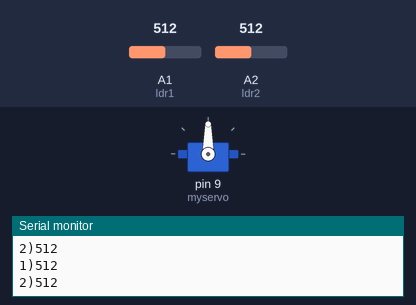
The sketch below on a simulated Arduino Uno, built with avr-gcc and run on an emulated ATmega328P. Shown: servo, the last lines printed to the serial monitor. Inputs (shaded band) come from the test bench; at power-on: A1 (ldr1) = 512, A2 (ldr2) = 512.

Above: at 2.2 s.
2.3 s: A1 (ldr1) set to 546
At 4.4 s:
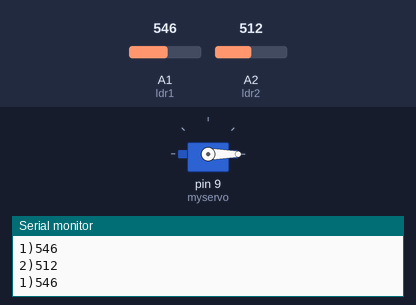
5.3 s: A2 (ldr2) set to 549
6.8 s: A2 (ldr2) set to 576
At 9.3 s:
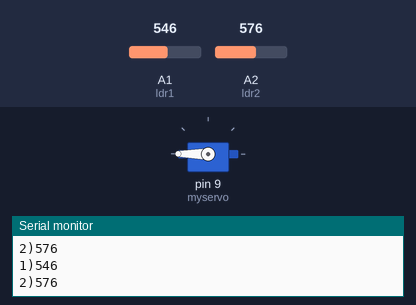
9.8 s: A2 (ldr2) set to 544
11.3 s: A2 (ldr2) set to 516
At 11.45 s:
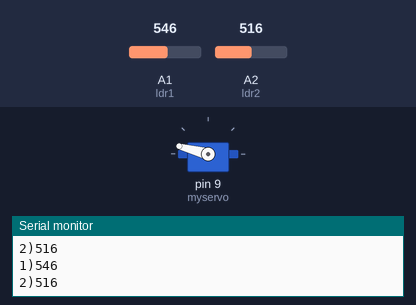
14.3 s: A2 (ldr2) set to 716
At 14.49 s:
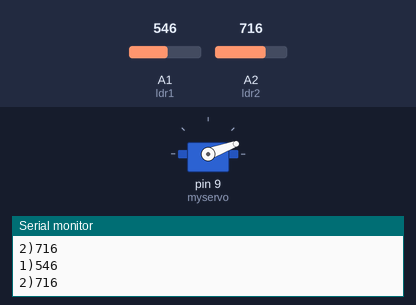
Timing chart, 0 to 17.6 s (numbered marks = the images above; inputs shaded):
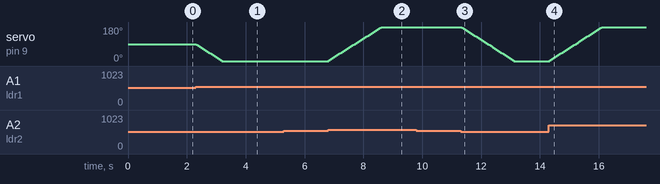

Measured:
- the behaviour switches between 532 and 533 on A1 (ldr1) (found by bisection; images 0 and 1)
- the behaviour switches between 566 and 567 on A2 (ldr2) (found by bisection; images 1 and 2)
- the behaviour switches between 526 and 525 on A2 (ldr2) (found by bisection; images 2 and 3)
- after the input at 2.3 s, servo on pin 9 (myservo): moves from 90° to 0° over 0.86 s, starting at once
- after the input at 6.8 s, servo on pin 9 (myservo): moves from 0° to 180° over 1.8 s, starting at once
- after the input at 11.3 s, servo on pin 9 (myservo): moves from 180° to 0° over 1.8 s, starting at once
- after the input at 14.3 s, servo on pin 9 (myservo): moves from 0° to 180° over 1.8 s, starting at once

The sketch:

sensor.ino
```cpp
#include <Servo.h> //includes the servo library

Servo myservo;

#define ldr1 A1 // set ldr 1 Analog input pin of East ldr as an integer
#define ldr2 A2 // set ldr 2 Analog input pin of West ldr as an integer

int pos =90;// initial position of the Horizontal movement controlling servo motor
int tolerance = 20; // allowable tolerance setting - so solar servo motor isn't constantly in motion

void setup(){
myservo.attach(9); // attaches the servo on digital pin 2 to the horizontal movement servo motor
pinMode(ldr1, INPUT); //set East ldr pin as an input
pinMode(ldr2, INPUT); //set West ldr pin as an input
myservo.write(pos); // write the starting position of the horizontal movement servo motor
    Serial.begin(9600);
delay(1000); // 1 second delay to allow the solar panel to move to its staring position before comencing solar tracking
}

void loop(){
int val1 = analogRead(ldr1); // read the value of ldr 1
int val2 = analogRead(ldr2); // read the value of ldr 2
Serial.print("1)");
Serial.println(val1);
Serial.print("2)");
Serial.println(val2);
if((abs(val1 - val2) <= tolerance) || (abs(val2 - val1) <= tolerance)) {
//no servo motor horizontal movement will take place if the ldr value is within the allowable tolerance
}else {
if(val1 > val2) // if ldr1 senses more light than ldr2
{
pos = pos-5; // decrement the 90 degree poistion of the horizontal servo motor - this will move the panel position Eastward
}
if(val1 < val2) // if ldr2 senses more light than ldr1
{
pos = pos+5; // increment the 90 degree position of the horizontal motor - this will move the panel position Westward
 }
}

if(pos > 180) {pos = 180;} // reset the horizontal postion of the motor to 180 if it tries to move past this point
if(pos < 0) {pos = 0;} // reset the horizontal position of the motor to 0 if it tries to move past this point
myservo.write(pos); // write the starting position to the horizontal motor
delay(50);

}
```
